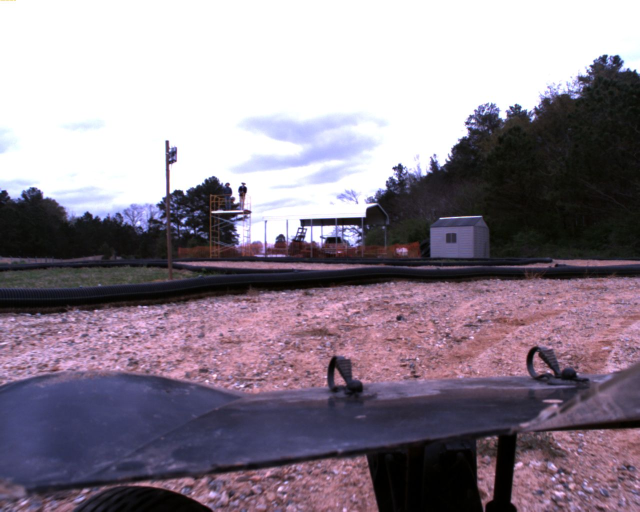
#> input picture images/img1206.png, 1280 x 1024 px (shown at 1/2 size); its folder holds only this picture in this run
$ jupyter execute --allow-errors 'Road Detection KMeans.ipynb'   (older library calls are emulated)
#> lines starting #> are read from the running program, lines starting #| are printed output that depends on the picture; after the words box and inside, x2 and y2 are one past the last pixel; in counts of white or black regions, pixels touching at a corner belong together
### diamond.py
import numpy as np

def diamond(n):
    '''Create diamond shaped kernel for  use in binary closing'''
    a = np.arange(n)
    b = np.minimum(a,a[::-1])
    return ((b[:,None]+b)>=(n-1)//2).astype(np.int)

### load_image.py
import numpy as np
from PIL import Image

def load_image(filepath: str) -> np.ndarray:
    im: Image.Image = Image.open(filepath)
    (width, height) = (im.width // 4, im.height // 4)
    im_resized = im.resize((width, height))
    return np.array(im_resized)


### Road Detection KMeans.ipynb
[cell 1]
import numpy as np
import matplotlib.pyplot as plt
from PIL import Image
import copy
from sklearn.cluster import MiniBatchKMeans
from scipy.ndimage import gaussian_filter
from skimage.morphology import binary_closing, binary_opening
from skimage import measure

from load_image import load_image
from diamond import diamond

#> (a cell that did not finish here is left out)

plt.imshow(im)
plt.show()

#> (a cell that did not finish here is left out)

[cell 4]
def cluster_image(im: np.ndarray, K = 3) -> np.ndarray:
    X = im.reshape(-1, 3)
    batch_size = X.shape[0] // 10
    kmeans = MiniBatchKMeans(n_clusters=K, batch_size=batch_size).fit(X)

    # Generate clustered image
    im_c = np.zeros(im.shape)
    im_c = im_c.reshape(-1, 3)
    for label in np.unique(kmeans.labels_):
        im_c[kmeans.labels_ == label] = kmeans.cluster_centers_[label]
    im_c = im_c.reshape(im.shape) / 255

    return im_c, kmeans

#> (a cell that did not finish here is left out)

#> (a cell that did not finish here is left out)

#> (a cell that did not finish here is left out)

[cell 8]
# Binary closing
kernel = diamond(3)
#> in diamond, `a = np.arange(n)`: a = [0, 1, 2]
#> in diamond, `b = np.minimum(a,a[::-1])`: b = [0, 1, 0]
#> kernel = [[0, 1, 0], [1, 1, 1], [0, 1, 0]]
#> (the rest of this cell did not finish here and is left out)

#> (a cell that did not finish here is left out)

#> (a cell that did not finish here is left out)

[cell 11]
# Assume the largest group is the road
def get_largest_component(cc: np.ndarray) -> np.ndarray:
    cc_flat = cc.reshape(-1)
    unique_labels = np.sort(np.unique(cc))
    counts = []
    for label in unique_labels:
        counts.append(len(cc_flat[cc_flat==label]))
    ind_max = np.argmax(counts[1:]) # Ignore 0. That's background
    return unique_labels[1:][ind_max]

#> (the rest of this cell did not finish here and is left out)

#> (a cell that did not finish here is left out)

[cell 13]
def get_road_mask(im: np.ndarray) -> np.ndarray:
    # Gaussian blur to make the road surface look more even
    im_blur = gaussian_filter(im, sigma=1)

    # K-Means clustering to get road
    im_c, kmeans = cluster_image(im_blur)
    mean_labels = np.mean(kmeans.cluster_centers_, axis=1) / 255
    midtone_label = np.argsort(mean_labels)[1]
    midtone_value = kmeans.cluster_centers_[midtone_label] / 255

    # midtone mask (assume midtone contains road)
    mask = (im_c == midtone_value)
    mask = mask.astype('float64').mean(axis=2)

    # Binary closing
    kernel = diamond(3)
    mask_closed = binary_closing(mask, kernel)

    # Connected components
    cc = measure.label(mask_closed, background=0)

    # Assume the largest group is the road
    largest_cc = get_largest_component(cc)
    mask_main_cc = np.zeros(cc.shape)
    mask_main_cc[cc == largest_cc] = 1

    # Get connected components of the reverse mask to fill in holes
    reverse_mask = 1 - mask_main_cc
    cc_rev = measure.label(reverse_mask, background=0)
    cc_rev_flat = cc_rev.reshape(-1)
    unique_labels = np.unique(cc_rev)
    counts = []
    for label in unique_labels:
        counts.append(len(cc_rev_flat[cc_rev_flat==label]))
    max_size = np.max(counts)
    for label in unique_labels:
        if counts[label] < max_size:
            cc_rev[cc_rev==label] = 0

    cc_rev[cc_rev > 0] = 1
    final_mask = 1 - cc_rev
    final_mask = final_mask.astype(np.float)
    return final_mask

[cell 14]
import glob
from tqdm import tqdm

image_names = glob.glob('images/img*.png')
images = []
road_masks = []
road_overlays = []

for image in tqdm(image_names):
    im = load_image(image)
#> call 2 of load_image, with filepath = 'images/img1206.png'
#> in load_image, im is the input picture: PIL image 1280x1024 RGB; mean R, G, B 141.7, 130.5, 143.3
#> in load_image (call 2), `im_resized = im.resize((width, height))`:
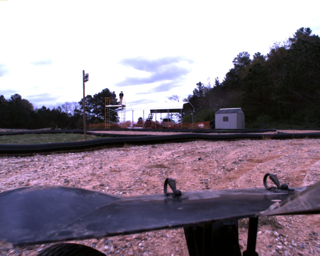
#> im_resized: PIL image 320x256 RGB; mean R, G, B 141.7, 130.5, 143.3
    road_mask = get_road_mask(im)
#> in get_road_mask, `im_blur = gaussian_filter(im, sigma=1)`:
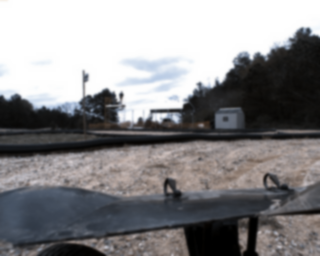
#> im_blur: shape (256, 320, 3); mean of channels 0, 1, 2 137.3, 136.4, 138.3; drawn as R, G, B
#> the loop in cluster_image, `for label in np.unique(kmeans.labels_):` made 3 passes
#> in cluster_image, `im_c = im_c.reshape(im.shape) / 255`:
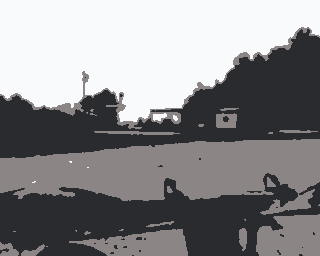
#> im_c: shape (256, 320, 3) float64; mean of channels 0, 1, 2 0.54, 0.536, 0.544; drawn as R, G, B
#> in get_road_mask, `mean_labels = np.mean(kmeans.cluster_centers_, axis=1) / 255`: mean_labels = [0.172, 0.984, 0.534]
#> in get_road_mask, `midtone_label = np.argsort(mean_labels)[1]`: midtone_label = 2
#> in get_road_mask, `midtone_value = kmeans.cluster_centers_[midtone_label] / 255`: midtone_value = [0.552, 0.525, 0.525]
#> in get_road_mask, `mask = (im_c == midtone_value)`:
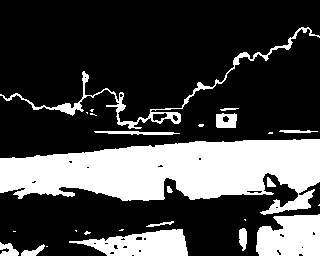
#> mask: shape (256, 320, 3) bool; 27.4% white; 26 white regions (12 under 20 px), largest, box (x1, y1, x2, y2) and area: (0, 139, 320, 215) 15286, (256, 214, 320, 256) 2266, (69, 229, 188, 256) 2015
#> in get_road_mask, `mask_closed = binary_closing(mask, kernel)`:
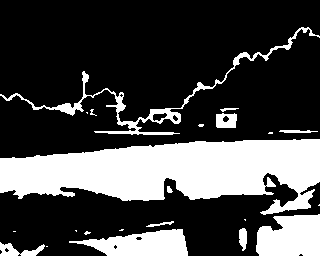
#> mask_closed: shape (256, 320) bool; 27.8% white; 22 white regions (11 under 20 px), largest, box (x1, y1, x2, y2) and area: (0, 139, 320, 215) 15423, (256, 214, 320, 256) 2294, (69, 229, 188, 256) 2057
#> in get_road_mask, `cc = measure.label(mask_closed, background=0)`:
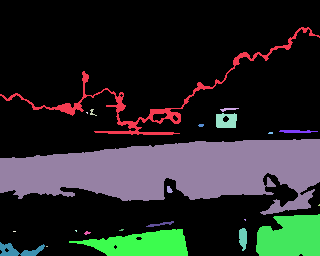
#> cc: shape (256, 320) int32; 23 distinct labels, from 0 to 22; one colour per label, 0 black
#> in get_largest_component, `unique_labels = np.sort(np.unique(cc))`: unique_labels = 23 values from 0 to 22
#> the loop in get_largest_component, `for label in unique_labels:` made 23 passes
#> after the loop in get_largest_component, `for label in unique_labels:`: counts = [59184, 1944, 38, 19, 3, 263, 15, 89, 9, 15423, 30, 3, 2294, 3, 63, 144, 7, 2057, 3, 3, 16, 308, 2]
#> in get_largest_component, `ind_max = np.argmax(counts[1:]) # Ignore 0. That's background`: ind_max = 8
#> in get_road_mask, `largest_cc = get_largest_component(cc)`: largest_cc = 9
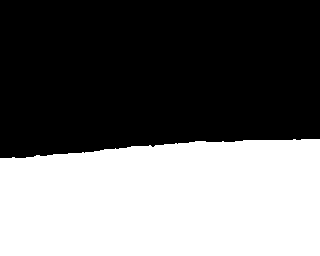
#> road_mask: shape (256, 320) float64; values 0 (black) and 1 (white), 42.7% white; 1 white region, box (x1, y1, x2, y2) and area: (0, 139, 320, 256) 35015
    im_with_mask = copy.copy(im)
    im_with_mask[road_mask == 1] = [255, 0, 0]
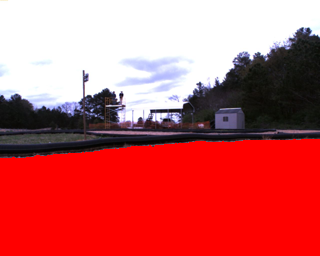
#> im_with_mask: shape (256, 320, 3); mean of channels 0, 1, 2 202.5, 93, 95.8; drawn as R, G, B
    images.append(im)
    road_masks.append(road_mask)
    road_overlays.append(im_with_mask)

$ run again, on images/img2744.png
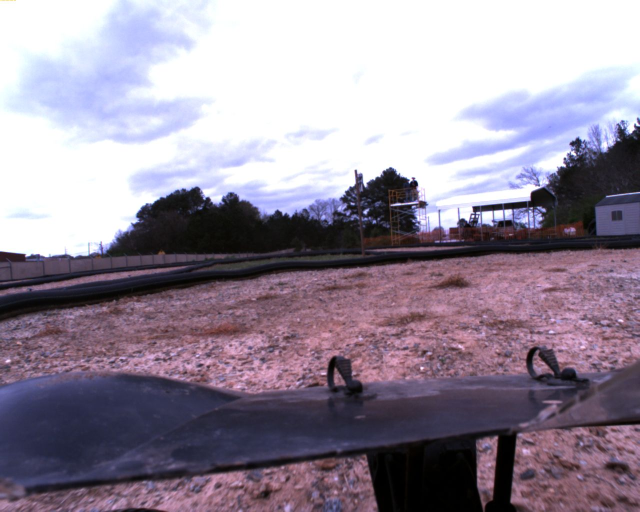
#> input picture images/img2744.png, 1280 x 1024 px (shown at 1/2 size)
#> a = [0, 1, 2]
#> b = [0, 1, 0]
#> kernel = [[0, 1, 0], [1, 1, 1], [0, 1, 0]]
#> in load_image, im is the input picture: PIL image 1280x1024 RGB; mean R, G, B 149.6, 139.4, 155.1
#> the loop in cluster_image, `for label in np.unique(kmeans.labels_):` made 3 passes
#> mean_labels = [0.173, 0.957, 0.475]
#> midtone_label = 2
#> midtone_value = [0.49, 0.467, 0.468]
#> mask_closed: shape (256, 320) bool; 31% white; 18 white regions (8 under 20 px), largest, box (x1, y1, x2, y2) and area: (0, 125, 320, 206) 17263, (0, 229, 188, 256) 3012, (256, 196, 320, 256) 2726
#> in get_road_mask, `cc = measure.label(mask_closed, background=0)`:
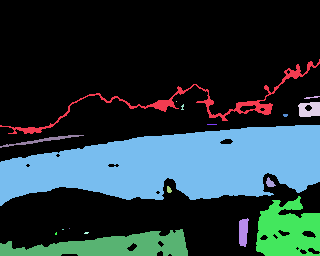
#> cc: shape (256, 320) int32; 19 distinct labels, from 0 to 18; one colour per label, 0 black
#> unique_labels = 19 values from 0 to 18
#> the loop in get_largest_component, `for label in unique_labels:` made 19 passes
#> after the loop in get_largest_component, `for label in unique_labels:`: counts = [56510, 1550, 24, 1, 265, 11, 13, 10, 17263, 209, 57, 26, 2726, 227, 1, 2, 3012, 5, 8]
#> ind_max = 7
#> largest_cc = 8
#> road_mask: shape (256, 320) float64; values 0 (black) and 1 (white), 45.9% white; 1 white region, box (x1, y1, x2, y2) and area: (0, 125, 320, 256) 37618
#> `im_with_mask[road_mask == 1] = [255, 0, 0]`:
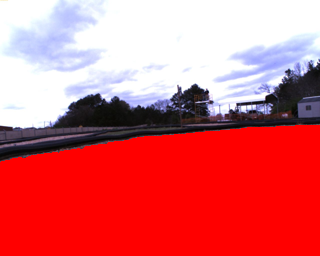
#> im_with_mask: shape (256, 320, 3); mean of channels 0, 1, 2 218.8, 102.1, 108.6; drawn as R, G, B

$ run again, on images/img3108.png
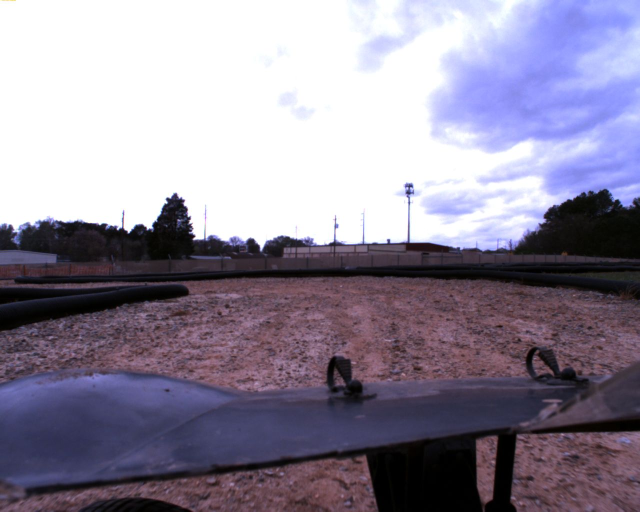
#> input picture images/img3108.png, 1280 x 1024 px (shown at 1/2 size)
#> a = [0, 1, 2]
#> b = [0, 1, 0]
#> kernel = [[0, 1, 0], [1, 1, 1], [0, 1, 0]]
#> in load_image, im is the input picture: PIL image 1280x1024 RGB; mean R, G, B 143.6, 136.9, 154.7
#> the loop in cluster_image, `for label in np.unique(kmeans.labels_):` made 3 passes
#> mean_labels = [0.336, 0.939, 0.0962]
#> midtone_label = 0
#> midtone_value = [0.335, 0.33, 0.343]
#> mask_closed: shape (256, 320) bool; 38.7% white; 19 white regions (9 under 20 px), largest, box (x1, y1, x2, y2) and area: (0, 139, 320, 256) 26867, (256, 216, 320, 256) 2485, (0, 93, 320, 133) 1482
#> in get_road_mask, `cc = measure.label(mask_closed, background=0)`:
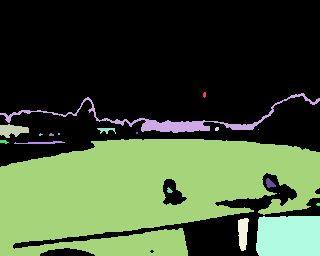
#> cc: shape (256, 320) int32; 20 distinct labels, from 0 to 19; one colour per label, 0 black
#> unique_labels = 20 values from 0 to 19
#> the loop in get_largest_component, `for label in unique_labels:` made 20 passes
#> after the loop in get_largest_component, `for label in unique_labels:`: counts = [50225, 15, 1482, 265, 14, 61, 1, 4, 7, 12, 4, 26867, 24, 88, 60, 22, 1, 10, 2485, 273]
#> ind_max = 10
#> largest_cc = 11
#> road_mask: shape (256, 320) float64; values 0 (black) and 1 (white), 42.9% white; 1 white region, box (x1, y1, x2, y2) and area: (0, 139, 320, 256) 35138
#> `im_with_mask[road_mask == 1] = [255, 0, 0]`:
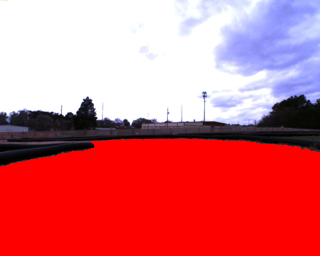
#> im_with_mask: shape (256, 320, 3); mean of channels 0, 1, 2 217.8, 108.8, 118.5; drawn as R, G, B
